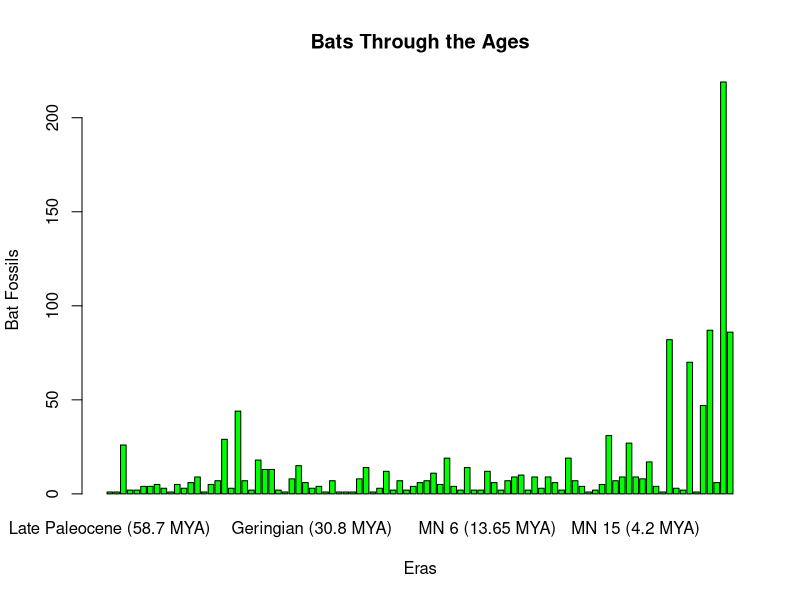

Recreate this plot in R.
B <- c(1, 1, 26, 2, 2, 4, 4, 5, 3, 1, 5, 3, 6, 9, 1, 5, 7, 29, 3, 44, 7, 2, 18, 13, 13, 2, 1, 8, 15, 6, 3, 4, 1, 7, 1, 1, 1, 8, 14, 1, 3, 12, 2, 7, 2, 4, 6, 7, 11, 5, 19, 4, 2, 14, 2, 2, 12, 6, 2, 7, 9, 10, 2, 9, 3, 9, 6, 2, 19, 7, 4, 1, 2, 5, 31, 7, 9, 27, 9, 8, 17, 4, 1, 82, 3, 2, 70, 1, 47, 87, 6, 219,86)
barplot(B, main="Bats Through the Ages", xlab="Eras", ylab="Bat Fossils", names.arg=c("Late Paleocene (58.7 MYA)", "Clarkforkian (56.8 MYA)", "Ypresian (56 MYA)", "Wasatchian (55.8 MYA)", "MP 10 (55.8 MYA)", "Lostcabinian (55.8 MYA)", "Early Eocene (55.8 MYA)", "Bridgerian (50.3 MYA)", "Sharamurunian (48.6 MYA)", "MP 14 (48.6 MYA)", "MP 13 (48.6 MYA)", "MP 11 (48.6 MYA)", "Middle Eocene (48.6 MYA)", "Lutetian (47.8 MYA)", "Uintan (46.2 MYA)", "Late Uintan (46.2 MYA)", "Early Uintan (46.2 MYA)", "Bartonian (41.3 MYA)", "Duchesnean (40.4 MYA)", "Priabonian (38 MYA)", "MP 20 (37.2 MYA)", "MP 18 (37.2 MYA)", "Late Eocene (37.2 MYA)", "Chadronian (37.2 MYA)", "Rupelian (33.9 MYA)", "Orellan (33.9 MYA)", "MP 24 (33.9 MYA)", "MP 22 (33.9 MYA)", "Early Oligocene (33.9 MYA)", "Whitneyan (33.3 MYA)", "Geringian (30.8 MYA)", "Arikareean (30.8 MYA)", "MP 26 (28.4 MYA)", "Late Oligocene (28.4 MYA)", "Chattian (28.1 MYA)", "Monroecreekian (26.3 MYA)", "Harrisonian (24.8 MYA)", "Miocene (23.03 MYA)", "Early Miocene (23.03 MYA)", "MN 2 (22.4 MYA)", "Colhuehuapian (21 MYA)", "Burdigalian (20.44 MYA)", "Late Hemingfordian (20.43 MYA)", "Hemingfordian (20.43 MYA)", "Early Hemingfordian (20.43 MYA)", "MN 3 (20 MYA)", "Altonian (19 MYA)", "MN 4 (16.9 MYA)", "Friasian (16.3 MYA)", "MN 5 (15.97 MYA)", "Middle Miocene (15.97 MYA)", "Langhian (15.97 MYA)", "Early Barstovian (15.97 MYA)", "Barstovian (15.97 MYA)", "Astaracian (15.97 MYA)", "Serravallian (13.82 MYA)", "MN 6 (13.65 MYA)", "Laventan (13.8 MYA)", "Late Clarendonian (13.6 MYA)", "Clarendonian (13.6 MYA)", "MN 7 + 8 (12.75 MYA)", "Late Miocene (11.608 MYA)", "Tortonian (11.62 MYA)", "MN 9 (11.1 MYA)", "Late Hemphillian (10.3 MYA)", "Hemphillian (10.3 MYA)", "MN 10 (9.7 MYA)", "Huayquerian (9 MYA)", "Turolian (8.7 MYA)", "MN 11 (8.7 MYA)", "MN 13 (7.246 MYA)", "Messinian (7.246 MYA)", "Zanclean (5.333 MYA)", "Ruscinian (5.333 MYA)", "Pliocene (5.333 MYA)", "Early Pliocene (5.333 MYA)", "MN 14 (4.9 MYA)", "Blancan (4.9 MYA)", "MN 15 (4.2 MYA)", "Late Pliocene (3.6 MYA)", "Villanyian (3.2 MYA)", "MN 16 (3.2 MYA)", "Quaternary (2.588 MYA)", "Pleistocene (2.588 MYA)", "MN 17 (2.588 MYA)", "Gelasian (2.588 MYA)","Early Pleistocene (2.588 MYA)","Calabrian (1.806 MYA)","Irvingtonian (1.8 MYA)","Middle Pleistocene (0.781 MYA)","Rancholabrean (0.3 MYA)","Late Pleistocene (0.126 MYA)","Holocene (Current)"),
        col="green")

